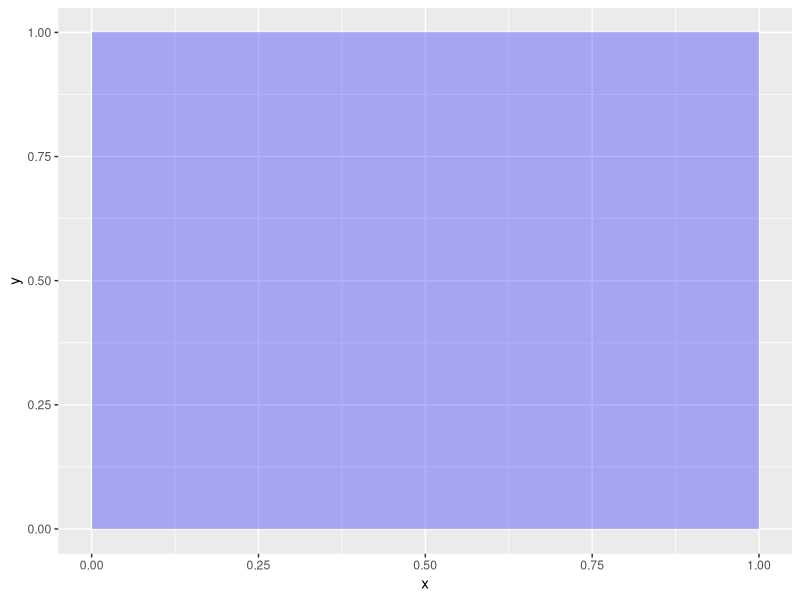

This chart was generated by the following R code: (Note: this script raises an error after producing the figure.)
## ---- chunk 1
library(tidyverse)
## ---- chunk 2
data <- data.frame(x = seq(0, 1, length.out = 100))
data %>% 
  ggplot(aes(x))+
  stat_function(fun = dbeta,
                args = list(shape1 = 1,
                            shape2 = 1),
                geom = "area",
                fill = "blue", alpha=0.3)
## ---- chunk 3
data %>% 
  ggplot(aes(x))+
  stat_function(fun = dbeta,
                args = list(shape1 =  ,
                            shape2 =  ),
                geom = "area",
                fill = "blue", alpha=0.3)
## ---- chunk 4
vampires = 3
humans = 7
data %>% 
  ggplot(aes(x))+
  stat_function(aes(fill = "Prior"),
                fun = dbeta,
                args = list(shape1 = 1,
                            shape2 = 1),
                geom = "area", alpha=0.3)+
  stat_function(aes(fill = "Posterior"),
                fun = dbeta,
                args = list(shape1 = 1+vampires,
                            shape2 = 1+humans),
                geom = "area", alpha=0.3)+
  scale_fill_manual(values=c("red","blue"))
## ---- chunk 5
vampires = 23
humans = 25
data %>% 
  ggplot(aes(x))+
  stat_function(aes(fill = "Prior"),
                fun = dbeta,
                args = list(shape1 = 1,
                            shape2 = 1),
                geom = "area", alpha=0.3)+
  stat_function(aes(fill = "Posterior"),
                fun = dbeta,
                args = list(shape1 = 1+vampires,
                            shape2 = 1+humans),
                geom = "area", alpha=0.3)+
  scale_fill_manual(values=c("red","blue"))
## ---- chunk 6
# sequence of parameter values
p_grid = seq(from = 0, to = 1, length.out = 100)

# prior over the sequence of parameter values
prior = rep(1, 100)

data_grid = tibble(p_grid, prior)
data_grid
## ---- chunk 7
data_grid %>% 
  ggplot()+
  geom_col(aes(x = p_grid, y = prior),
           width = 0.005,
           colour = "black", 
           fill = "lightblue")
## ---- chunk 8
data_grid = data_grid %>% 
  mutate(likelihood = dbinom(x = 3, size = 10, prob = p_grid)) %>% 
  mutate(unstd.posterior = prior * likelihood)
data_grid
## ---- chunk 9
data_grid %>% 
  ggplot()+
  geom_col(aes(x = p_grid, y = unstd.posterior),
           width = 0.005,
           colour = "black", 
           fill = "red")
## ---- chunk 10
sum(data_grid$unstd.posterior)
## ---- chunk 11
data_grid = data_grid %>% 
  mutate(posterior = unstd.posterior / sum(unstd.posterior))
data_grid
## ---- chunk 12
sum(data_grid$posterior)
## ---- chunk 13
data_grid %>% 
  ggplot()+
  geom_col(aes(x = p_grid, y = posterior),
           width = 0.005,
           colour = "black", 
           fill = "pink")
## ---- chunk 14
cat("With 1 parameter and 100 grids, grid-approximation requires", 100^1, "calculations.\n")
cat("With 2 parameters and 100 grids, grid-approximation requires", 100^2, "calculations.\n")
cat("With 3 parameters and 100 grids, grid-approximation requires", 100^3, "calculations.\n")
cat("With 4 parameters and 100 grids, grid-approximation requires", 100^4, "calculations.\n")
cat("With 5 parameters and 100 grids, grid-approximation requires", 100^5, "calculations.\n")
## ---- chunk 15
posterior_samples <- sample(
  x = data_grid$p_grid,
  prob = data_grid$posterior,
  size = 10000,
  replace = TRUE
)
## ---- chunk 16
data_samples = tibble(
  id = 1:length(posterior_samples),
  prop_vampires = posterior_samples
)
data_samples
## ---- chunk 17
data_samples %>% 
  ggplot()+
  geom_point(aes(x=id, y=prop_vampires), 
             alpha = 1/4,
             colour = 'red')
## ---- chunk 18
data_samples %>% 
  ggplot()+
  stat_density(aes(x = prop_vampires),
               fill = "red",
               colour = "black",
               alpha = 1/2)+
  scale_x_continuous(limits = 0:1)
## ---- chunk 19
library(bayestestR)
## ---- chunk 20
mean(data_samples$prop_vampires)
## ---- chunk 21
median(data_samples$prop_vampires)
## ---- chunk 22
map_estimate(data_samples$prop_vampires)
## ---- chunk 23
data_samples %>% 
  filter(prop_vampires < .5) %>%
  summarise(prop_vampires_less_than_50per = n() / 10000)
## ---- chunk 24
data_samples %>% 
  filter(prop_vampires > .10 & prop_vampires < .20) %>%
  summarise(prop_vampires_in_10_20_per = n() / 10000)
## ---- chunk 25

## ---- chunk 26

## ---- chunk 27
ci(data_samples$prop_vampires)
## ---- chunk 28
ci(data_samples$prop_vampires, ci = .95)
## ---- chunk 29
hdi(data_samples$prop_vampires)
## ---- chunk 30
equivalence_test(data_samples$prop_vampires,
                 range = c(0,0.05))
## ---- chunk 31

## ---- chunk 32
data_samples = data_samples %>% 
  mutate(ppd = rbinom(10000, size = 10, prob = prop_vampires))
data_samples
## ---- chunk 33
data_samples %>% 
  count(ppd) %>% 
  mutate(probability = n / 10000) %>% 
  ggplot()+
  geom_col(aes(x=ppd, y=probability), colour = "black", fill = "green", width = 0.1)+
  scale_x_continuous(breaks = 0:10)
